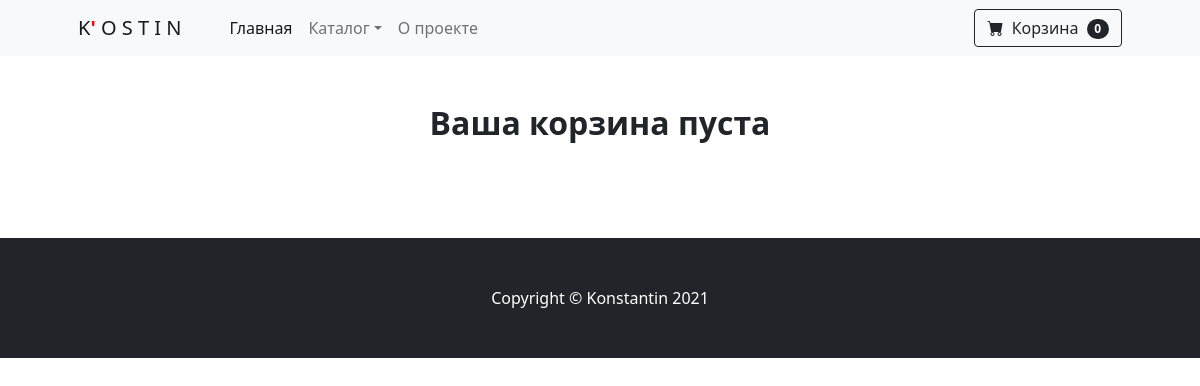
The page /cart/ (signed in) on the database as committed earlier.
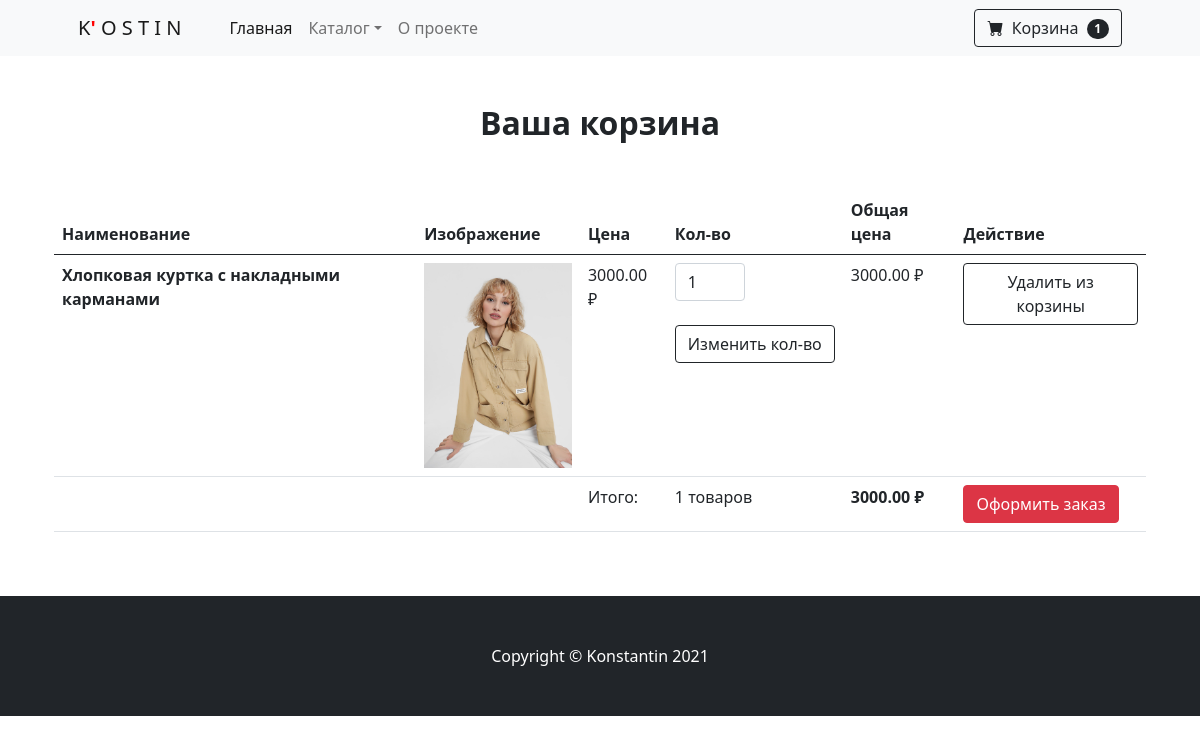
The same page on the database as committed later.
### shop_app/models.py (models this page shows, shortened)
class Cart(models.Model):
    owner = models.ForeignKey('Customer', null=True, verbose_name='Владелец', on_delete=models.CASCADE)
    products = models.ManyToManyField(CartProduct, blank=True, related_name='related_cart')
    total_products = models.PositiveIntegerField(default=0)
    final_price = models.DecimalField(max_digits=9, default=0, decimal_places=2,
                                        verbose_name='Общая цена')
    in_order = models.BooleanField(default=False)
    for_anonymous_user = models.BooleanField(default=False)

class CartProduct(models.Model):
    user = models.ForeignKey('Customer', verbose_name='Покупатель', on_delete=models.CASCADE)
    cart = models.ForeignKey('Cart', verbose_name='Корзина',
                            on_delete=models.CASCADE, related_name='related_products')
    content_type = models.ForeignKey(ContentType, on_delete=models.CASCADE)
    object_id = models.PositiveIntegerField()
    content_object = GenericForeignKey('content_type', 'object_id')
    qty = models.PositiveIntegerField(default=1)
    final_price = models.DecimalField(max_digits=9, decimal_places=2, verbose_name='Общая цена')

class Product(models.Model):
    MIN_RESOLUTION = (300, 300)
    MAX_RESOLUTION = (4000, 4000)
    MAX_IMAGE_SIZE = 3145728
    class Meta:
        abstract = True
    category = models.ForeignKey(Category, verbose_name='Категория', on_delete=models.CASCADE)
    title = models.CharField(max_length=255, verbose_name='Наименование')
    slug = models.SlugField(unique=True)
    image = models.ImageField(verbose_name='Изображение')
    description = models.TextField(verbose_name='Описание', null=True)
    price = models.DecimalField(max_digits=9, decimal_places=2, verbose_name='Цена')
    def get_model_name(self):
        return self.__class__.__name__.lower()

class WomenOuterwear(Product):
    color = models.CharField(max_length=255, verbose_name='Цвет')
    size = models.CharField(max_length=255, verbose_name='Размер')
    structure = models.CharField(max_length=255, verbose_name='Состав')
    brand = models.CharField(max_length=255, verbose_name='Бренд')

### shop_app/views.py (the view)
# urls.py: path('cart/', CartView.as_view(), name='cart'),
class CartView(CartMixin, View):
    def get(self, request, *args, **kwargs):
        counted_categories = Category.objects.get_categories_for_sidebar()
        context = {
            'cart': self.cart,
            'categories': counted_categories
        }
        return render(request, 'cart.html', context)

### shop_app/mixins.py (called while the page is built)
    def dispatch(self, request, *args, **kwargs):
        if request.user.is_authenticated:
            customer = Customer.objects.filter(user=request.user).first()
            if not customer:
                customer = Customer.objects.create(user=request.user)
            cart = Cart.objects.filter(owner=customer, in_order=False).first()
            if not cart:
                cart = Cart.objects.create(owner=customer)
        else:
            cart = Cart.objects.filter(for_anonymous_user=True).first()
            if not cart:
                cart = Cart.objects.create(for_anonymous_user=True)
        self.cart = cart
        return super().dispatch(request, *args, **kwargs)

### shop_app/models.py (called while the page is built)
def get_models_for_count(*model_names):
    return [models.Count(model_name) for model_name in model_names]

    def get_queryset(self):
        return super().get_queryset()

    def get_categories_for_sidebar(self):
        models = get_models_for_count('girlsouterwear', 'boysouterwear', 'womenouterwear', 'menouterwear')
        qset = list(self.get_queryset().annotate(*models))
        data = [
            dict(name=wear_category.name, url=wear_category.get_absolute_url(),
            count=getattr(wear_category, self.CATEGORY_NAME_COUNT[wear_category.name]))
            for wear_category in qset
        ]
        data.reverse()
        return data

    def get_absolute_url(self):
        return reverse('category_detail', kwargs={'slug': self.slug})

### shop_app/templates/cart.html (shortened to what this page needs)
<!DOCTYPE html>
<html lang="ru">
    <head>
        {% load static %}
        <link href="https://cdn.jsdelivr.net/npm/bootstrap-icons@1.5.0/font/bootstrap-icons.css" rel="stylesheet" />
        <link href="{% static 'css/index_page.css'%}" rel="stylesheet" />
    </head>
    <body>
        <nav class="navbar navbar-expand-lg navbar-light bg-light">
            <div class="container px-4 px-lg-5">
                <a class="navbar-brand" href="{% url 'index' %}">K<span style="color:red"><b>'</b></span> O S T I N</a>
                <div class="collapse navbar-collapse" id="navbarSupportedContent">
                    <ul class="navbar-nav me-auto mb-2 mb-lg-0 ms-lg-4">
                        <li class="nav-item"><a class="nav-link active" aria-current="page" href="{% url 'index' %}">Главная</a></li>
                        <li class="nav-item dropdown">
                            <a class="nav-link dropdown-toggle" id="navbarDropdown" href="#" role="button" data-bs-toggle="dropdown" aria-expanded="false">Каталог</a>
                        </li>
                        <li class="nav-item"><a class="nav-link" href="#!">О проекте</a></li>
                    </ul>
                    <form class="d-flex">
                        <a href="{% url 'cart' %}" class="btn btn-outline-dark" type="submit">
                            <i class="bi-cart-fill me-1"></i>
                            Корзина
                            <span class="badge bg-dark text-white ms-1 rounded-pill">{{ cart.products.count }}</span>
                        </a>
                    </form>
                </div>
            </div>
        </nav>
        <section class="py-5">
            <h2 class="text-center fw-bolder">Ваша корзина {% if not cart.products.count %}пуста{% endif %}</h2>
            <div class="container px-4 px-lg-5 mt-5">
                {% if cart.products.count %}
                <div class="row gx-4 gx-lg-5 row-cols-2 row-cols-md-3 row-cols-xl-4 justify-content-center">
                    <table class="table">
                        <thead>
                          <tr>
                            <th scope="col">Наименование</th>
                            <th scope="col">Изображение</th>
                            <th scope="col">Цена</th>
                            <th scope="col">Кол-во</th>
                              <th scope="col">Общая цена</th>
                            <th scope="col">Действие</th>
                          </tr>
                        </thead>
                        <tbody>
                          {% for item in cart.products.all %}
                              <tr>
                                <th scope="row">{{ item.content_object.title }}</th>
                                <td class="w-15"><img src="{{ item.content_object.image.url }}" class="img-fluid"></td>
                                <td>{{ item.content_object.price }} ₽</td>
                                <td>
                                    <form action="{% url 'change_qty' ct_model=item.content_object.get_model_name slug=item.content_object.slug %}" method="POST">
                                        <input type="number" min="1" class="form-control" name="qty" style="width: 70px" value="{{ item.qty }}">
                                        <br>
                                        <input type="submit" class="btn btn-outline-dark flex-shrink-0" value="Изменить кол-во">
                                    </form>
                                </td>
                                  <td>{{ item.final_price }} ₽</td>
                                <td>
                                    <a href="{% url 'delete_from_cart' ct_model=item.content_object.get_model_name slug=item.content_object.slug %}" class="btn btn-outline-dark flex-shrink-0" type="button">
                                        Удалить из корзины
                                    </a>
                                </td>
                              </tr>
                          {% endfor %}
                            <tr>
                                <td colspan="2"></td>
                                <td>Итого:</td>
                                <td>{{ cart.total_products }} товаров</td>
                                <td><strong>{{ cart.final_price }} ₽</strong></td>
                                <td><a class="btn btn-danger" href="{% url 'checkout' %}">Оформить заказ</a></td>
                            </tr>
                        </tbody>
                      </table>
                </div>
                {% endif %}
            </div>
        </section>
        <footer class="py-5 bg-dark">
            <div class="container"><p class="m-0 text-center text-white">Copyright &copy; Konstantin 2021</p></div>
        </footer>
    </body>
</html>

Rows that differ between the two databases and show on the page:
changed Cart: products.count "0" → "1"; total_products (not shown) → "1"; final_price (not shown) → "3000.00"
added CartProduct: content_object "Хлопковая куртка с накладными карманами", content_object.image (picture), content_object.price "3000.00", qty "1", final_price "3000.00"
Other text that changed with them:
text no longer shown: "пуста"
text now shown: "Наименование Изображение Цена Кол-во Общая цена Действие Итого: товаров ₽ Оформить заказ"
